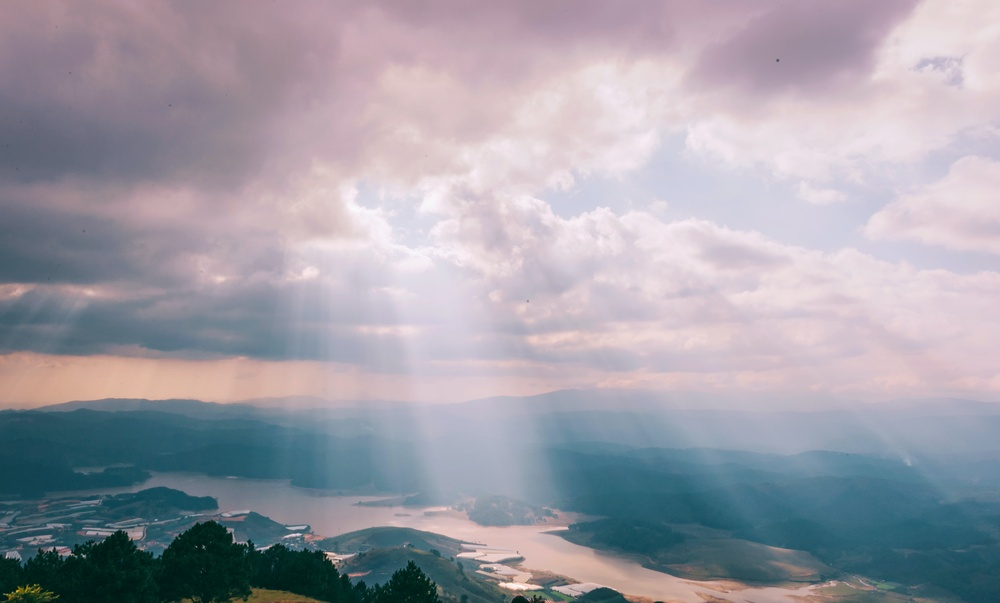
#> input picture picture/sky2.jpg, 1000 x 603 px, shrunk from 4256 x 2568 before the run, found by its file name
$ python splitPicture.py
#> lines starting #> are read from the running program, lines starting #| are printed output that depends on the picture
import cv2
import matplotlib.pyplot as plt

PATH = 'C:/Users/User/Documents/openCVLearning/picture'
img = cv2.imread(f'{PATH}/sky2.jpg')
#> img is the input picture: shape (603, 1000, 3); mean B, G, R 167.8, 158.1, 159.1
RGB_img = cv2.cvtColor(img, cv2.COLOR_BGR2RGB)

# split the image into three channel
# image[row, column, RGB layer]
blue, green, red = RGB_img[:, :, 0], RGB_img[:, :, 1], RGB_img[:, :, 2]
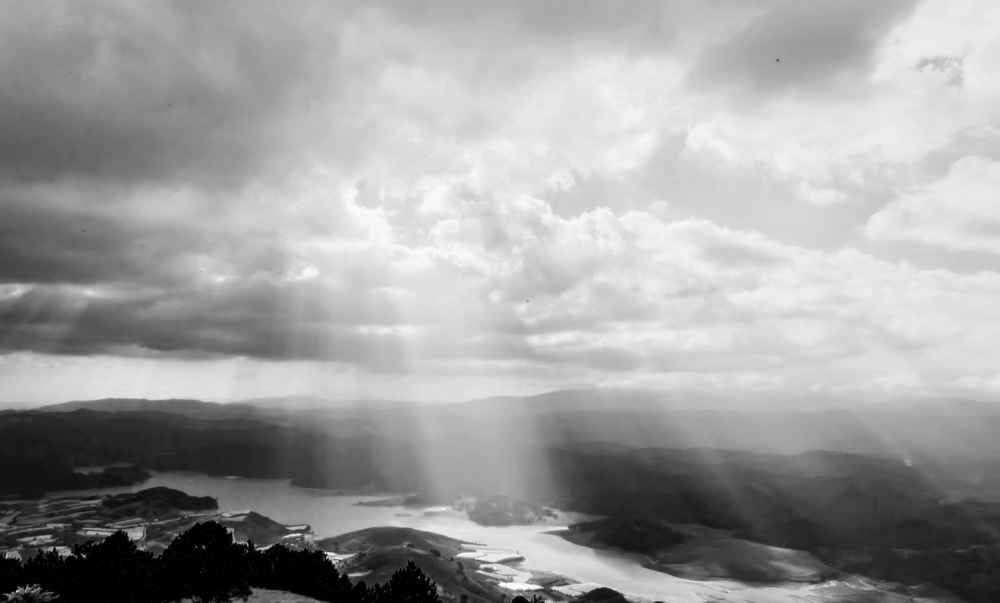
#> blue: shape (603, 1000); min 0, max 255, mean 159.1
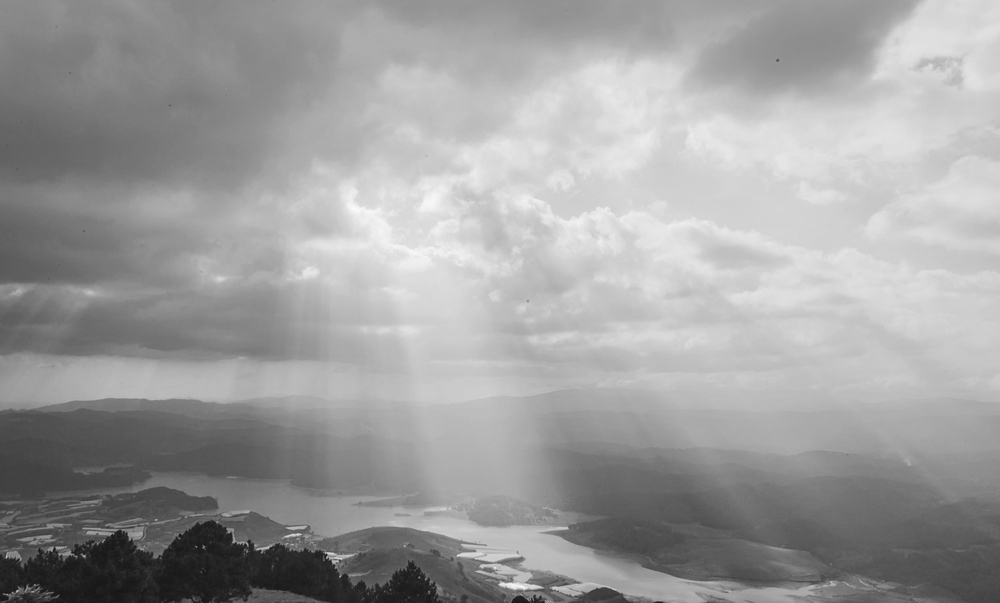
#> green: shape (603, 1000); min 19, max 250, mean 158.1
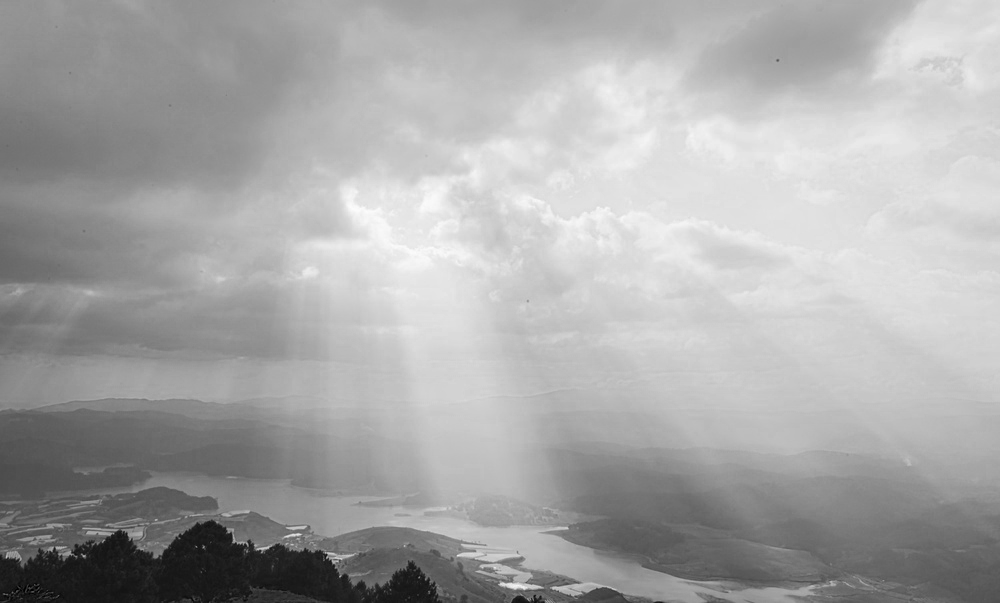
#> red: shape (603, 1000); min 0, max 252, mean 167.8
# use vconcat to convert three image into one
BGR_img_split = cv2.vconcat([blue, green, red])
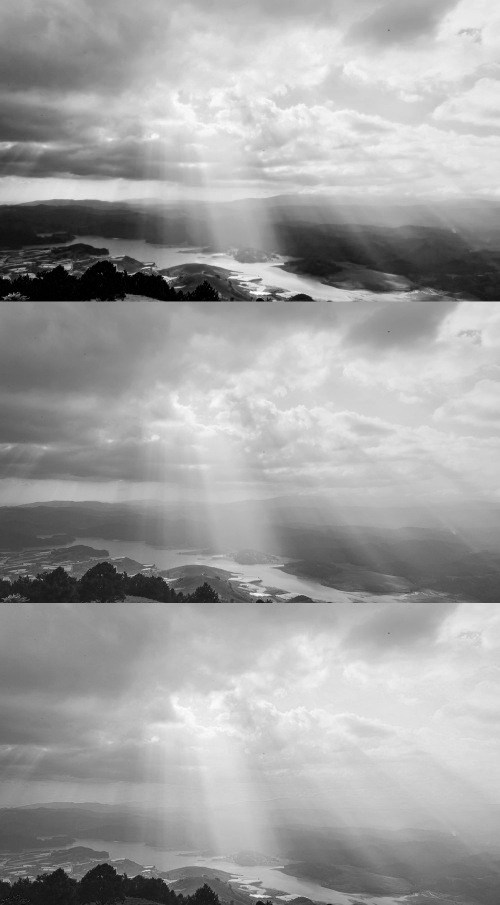
#> BGR_img_split: shape (1809, 1000) (shown at 1/2 size); min 0, max 255, mean 161.7

# the figure of the table
# assign a new table
plt.figure()
# subplot(row, colomn, index)
# images' row and colomn must be same the the same table
plt.subplot(121)
plt.imshow(RGB_img)
# set the title of the left image
plt.title('RGB image')
# plot another image the the same table
plt.subplot(122)
plt.imshow(BGR_img_split ,cmap='gray')
plt.show()

$ run again, with picture/cat2.jpg copied over picture/sky2.jpg
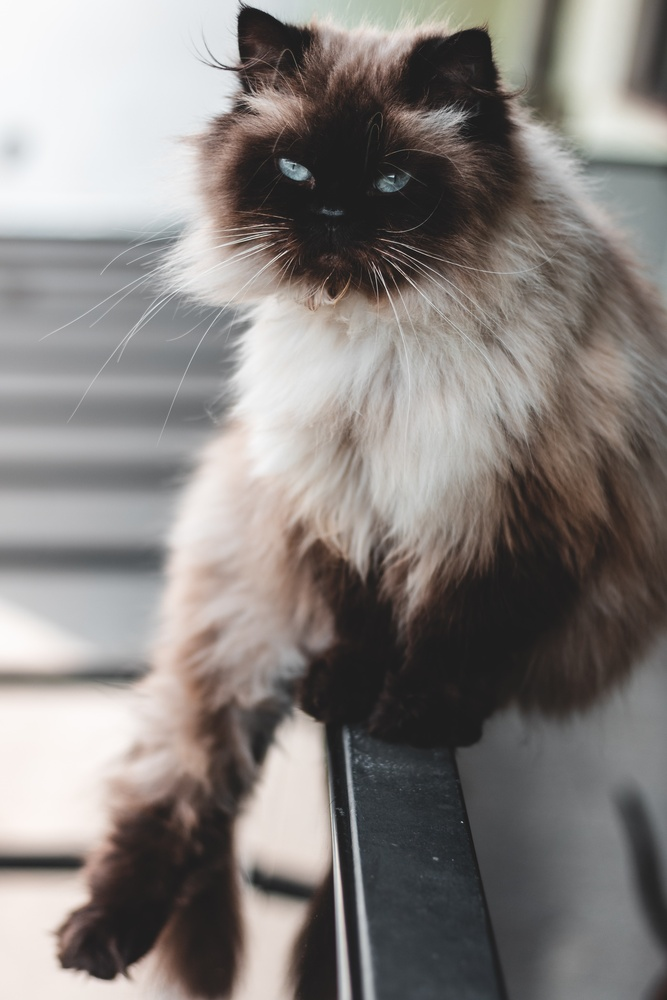
#> input picture picture/cat2.jpg, 667 x 1000 px, shrunk from 3952 x 5928 before the run, found by its file name
#> img is the input picture: shape (1000, 667, 3); mean B, G, R 126.3, 129.1, 134.1
#> `BGR_img_split = cv2.vconcat([blue, green, red])`:
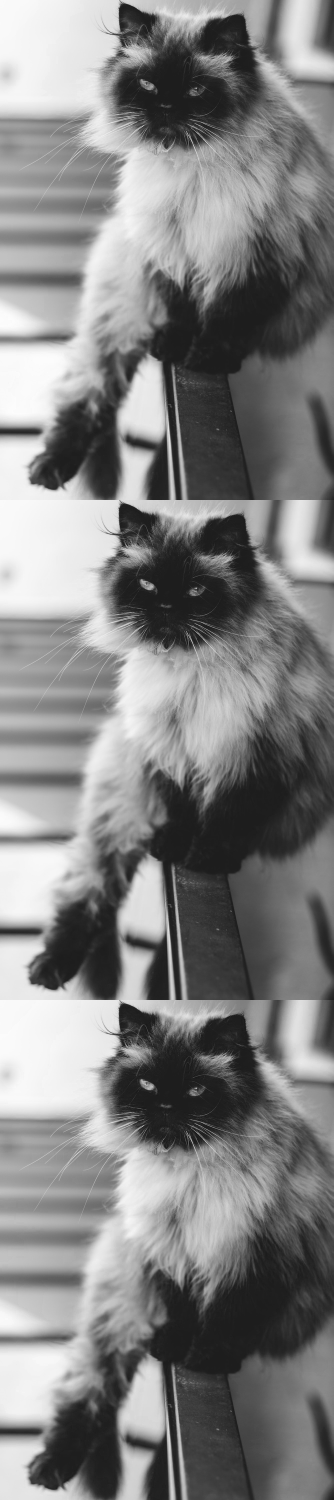
#> BGR_img_split: shape (3000, 667) (shown at 1/2 size); min 5, max 253, mean 129.8
#> `plt.show()`:
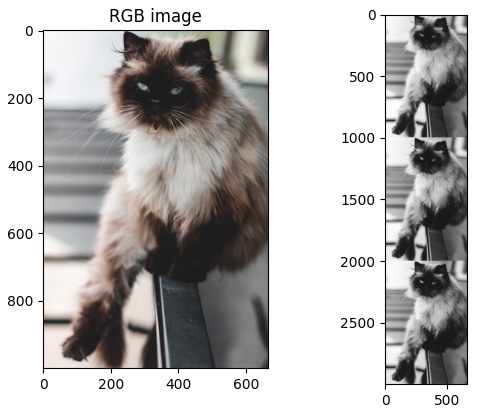
#> figure drawn by matplotlib, 2 panels

$ run again, with picture/cat3.jpg copied over picture/sky2.jpg
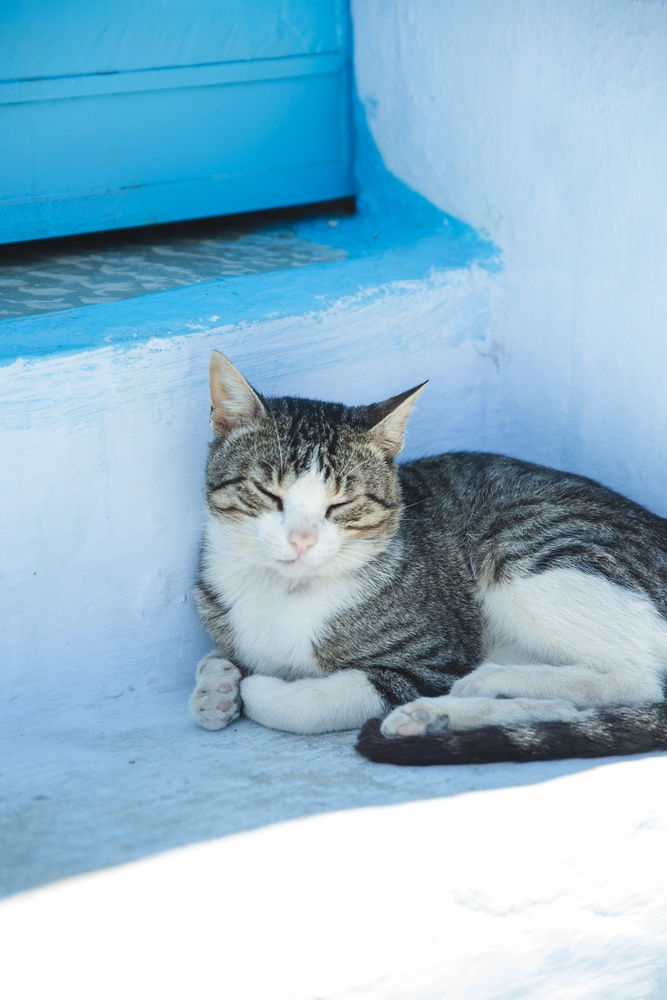
#> input picture picture/cat3.jpg, 667 x 1000 px, shrunk from 3456 x 5184 before the run, found by its file name
#> img is the input picture: shape (1000, 667, 3); mean B, G, R 206.5, 185.1, 146.8
#> `blue, green, red = RGB_img[:, :, 0], RGB_img[:, :, 1], RGB_img[:, :, 2]`:
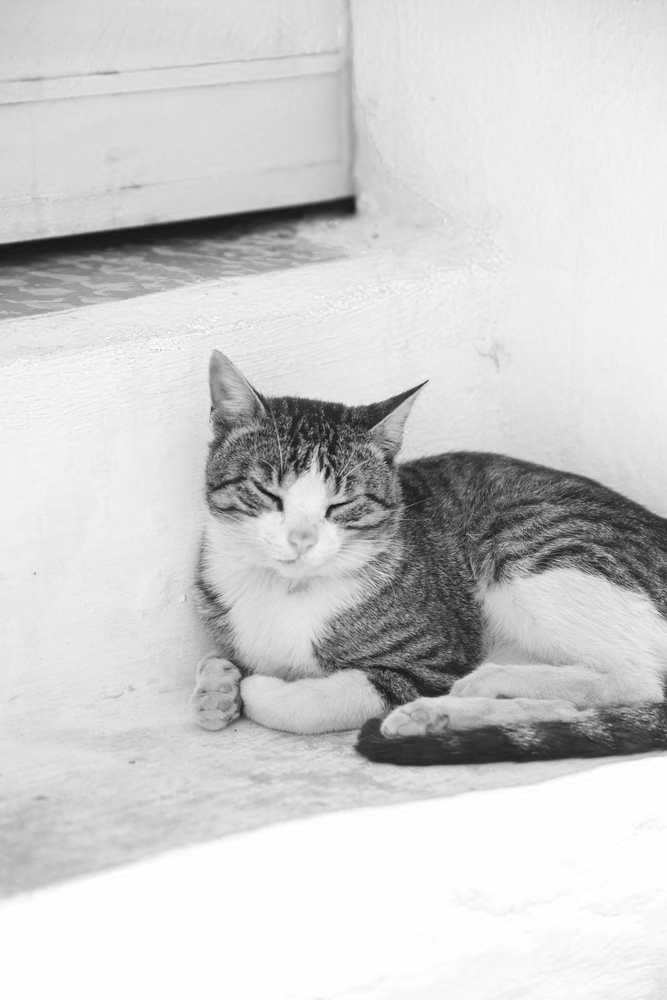
#> red: shape (1000, 667); min 18, max 255, mean 206.5
#> `BGR_img_split = cv2.vconcat([blue, green, red])`:
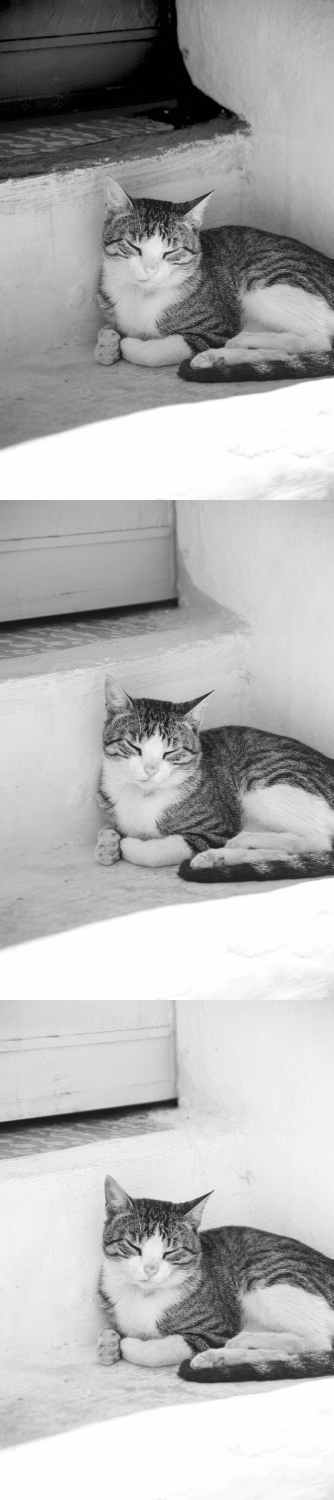
#> BGR_img_split: shape (3000, 667) (shown at 1/2 size); min 0, max 255, mean 179.5

$ run again, with picture/cat4.jpg copied over picture/sky2.jpg
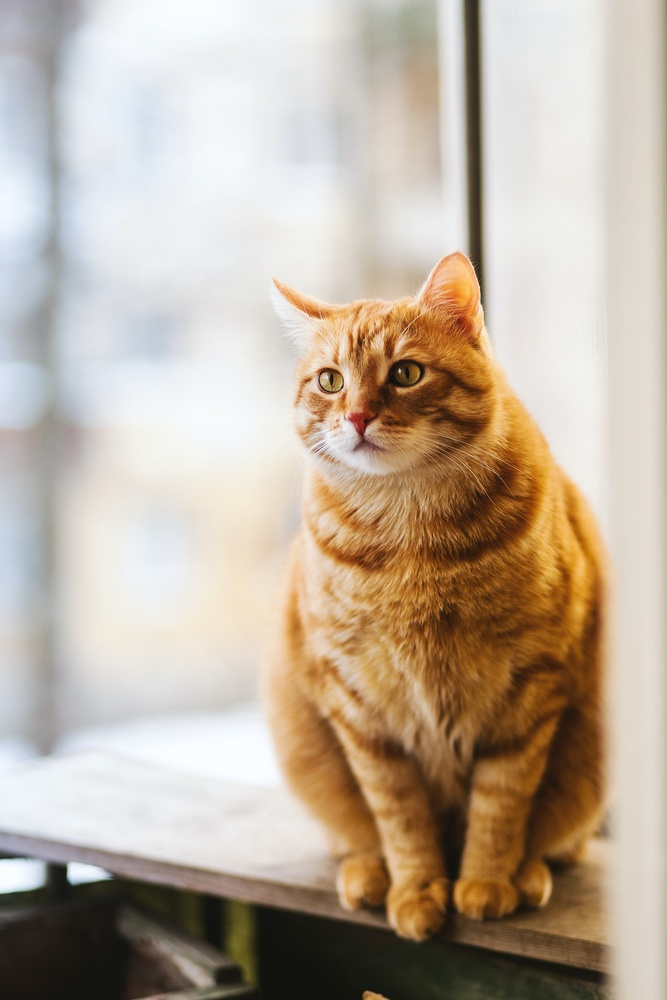
#> input picture picture/cat4.jpg, 667 x 1000 px, shrunk from 1771 x 2657 before the run, found by its file name
#> img is the input picture: shape (1000, 667, 3); mean B, G, R 157.9, 174.3, 188.6
#> `blue, green, red = RGB_img[:, :, 0], RGB_img[:, :, 1], RGB_img[:, :, 2]`:
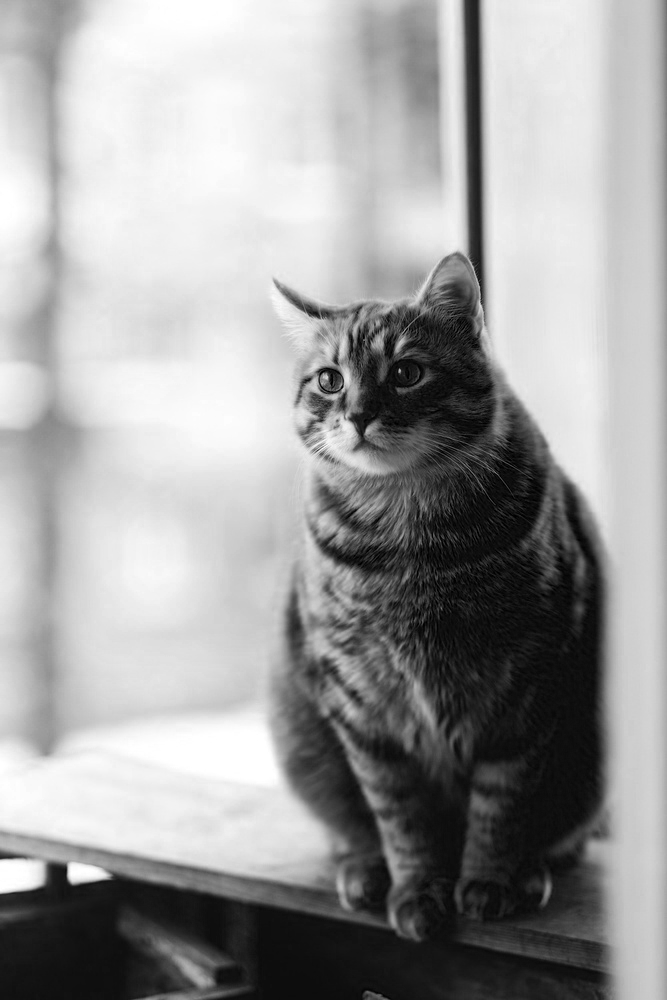
#> red: shape (1000, 667); min 0, max 255, mean 157.9
#> `BGR_img_split = cv2.vconcat([blue, green, red])`:
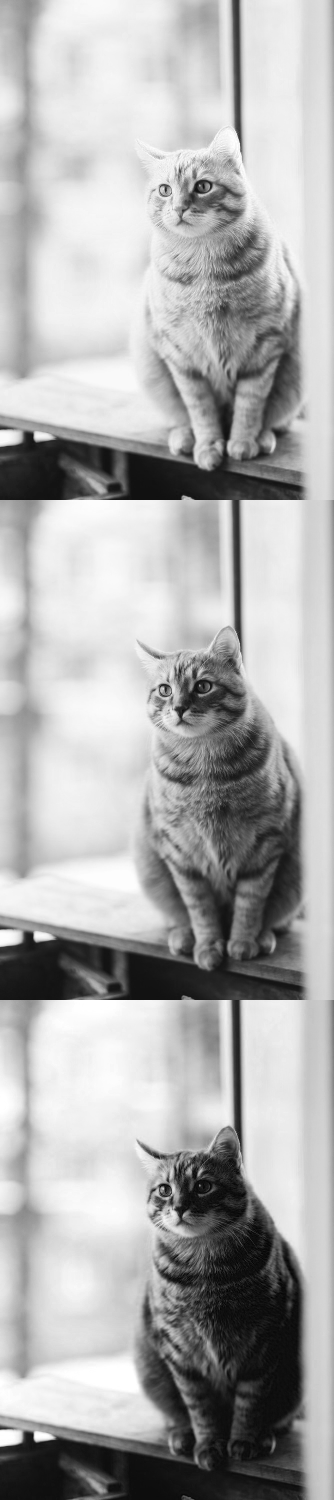
#> BGR_img_split: shape (3000, 667) (shown at 1/2 size); min 0, max 255, mean 173.6
